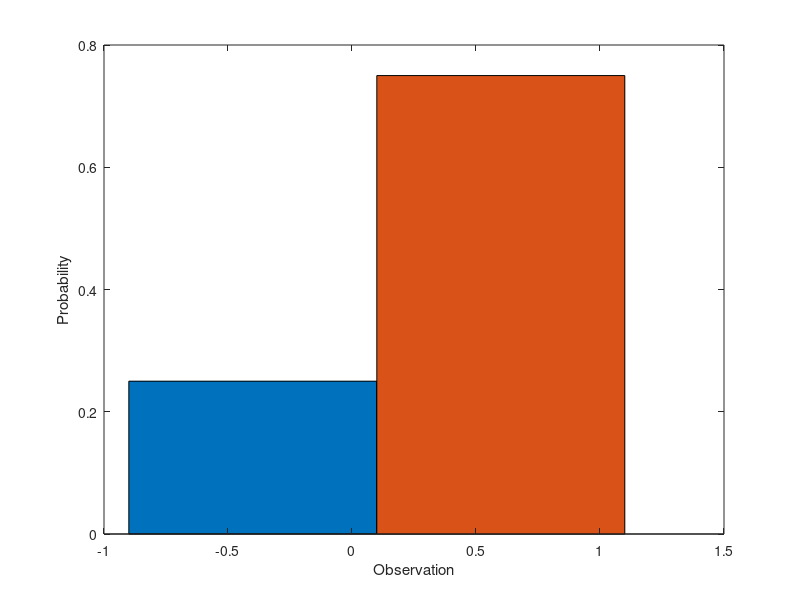
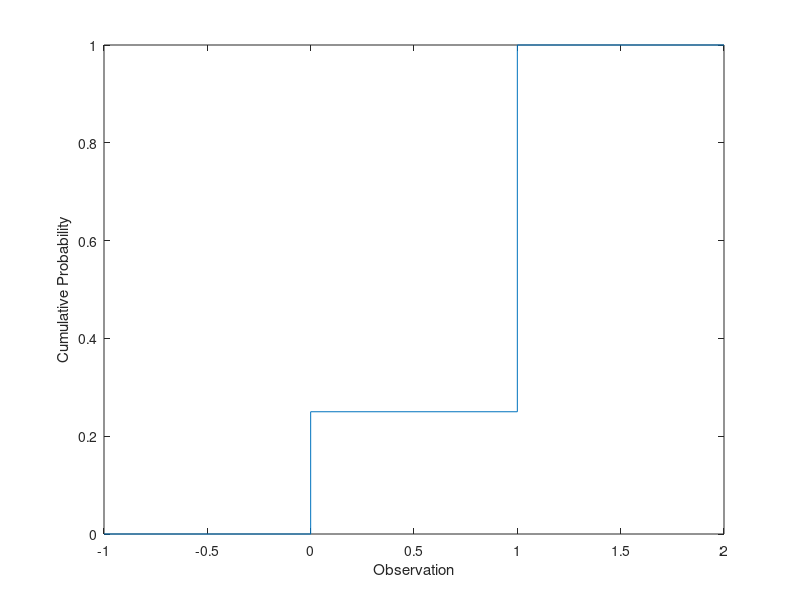

MATLAB code for these plots, in order:
%Bernoulli distribution
    %Antonio Junco de Haas      - A01339695
    %Daniel Roa Gonzalez        - A01021960
    %Sergio Hernández Castillo  - A01025210
    %Sebastián Vives Faus       - A01025211    

% References:
    %https://www.mathworks.com/help/stats/bernoulli-distribution.html

%Probability of succes for the models
p = 0.75;

%PDF
%Range to evaluate
pdfRange = 0:1;
n = 1;

x = 0.1;
yPDF = binopdf(pdfRange, n, p);

figure
bar(x, yPDF, n);
xlabel('Observation');
ylabel('Probability');

%CDF
%Range to evaluate
cdfRange = -1:2;
yCDF = binocdf(cdfRange, 1, p);

figure
stairs(cdfRange, yCDF);
xlabel('Observation');
ylabel('Cumulative Probability');